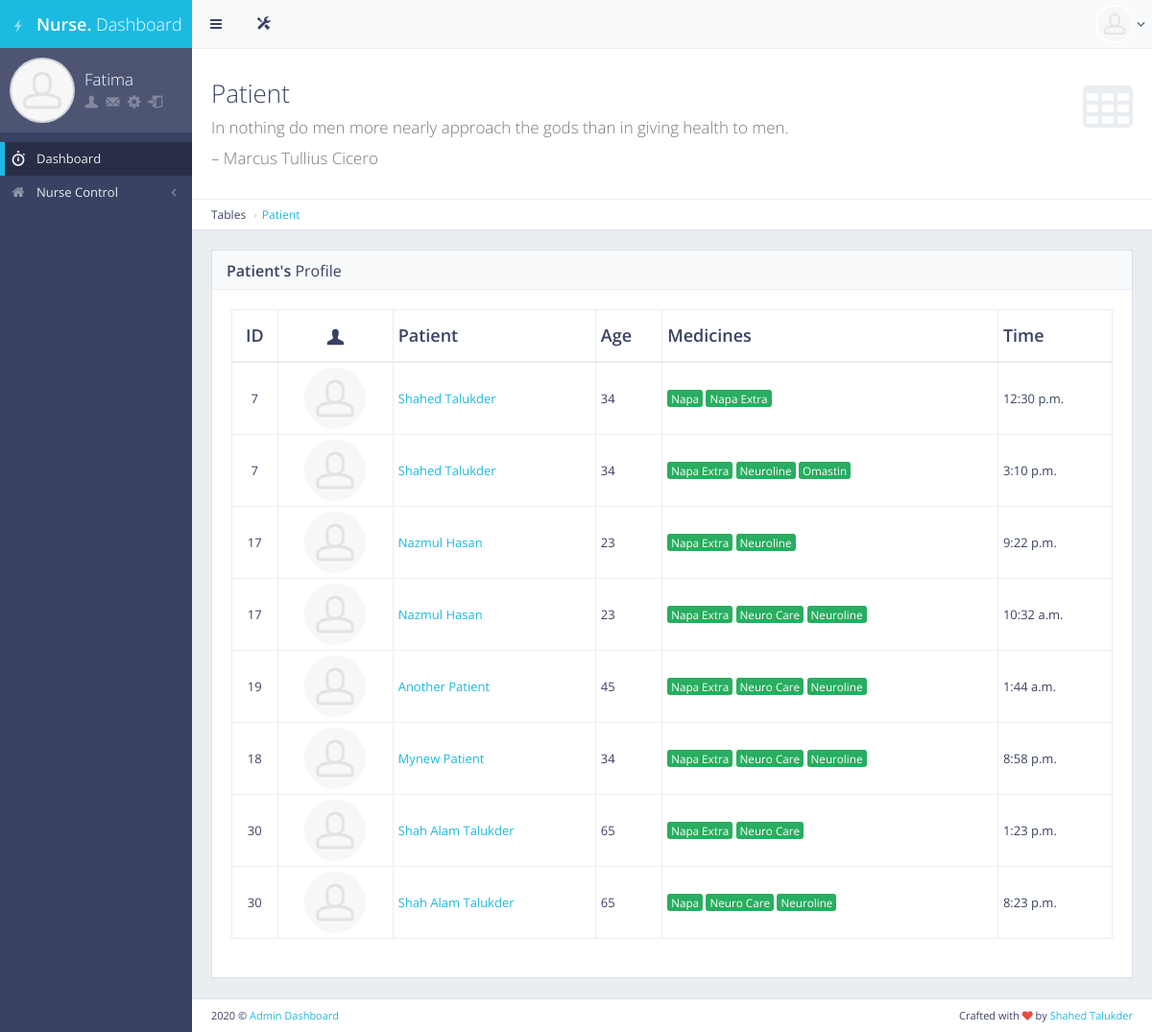
Page /patient_medicine_info/ (signed in) on the earlier database version.
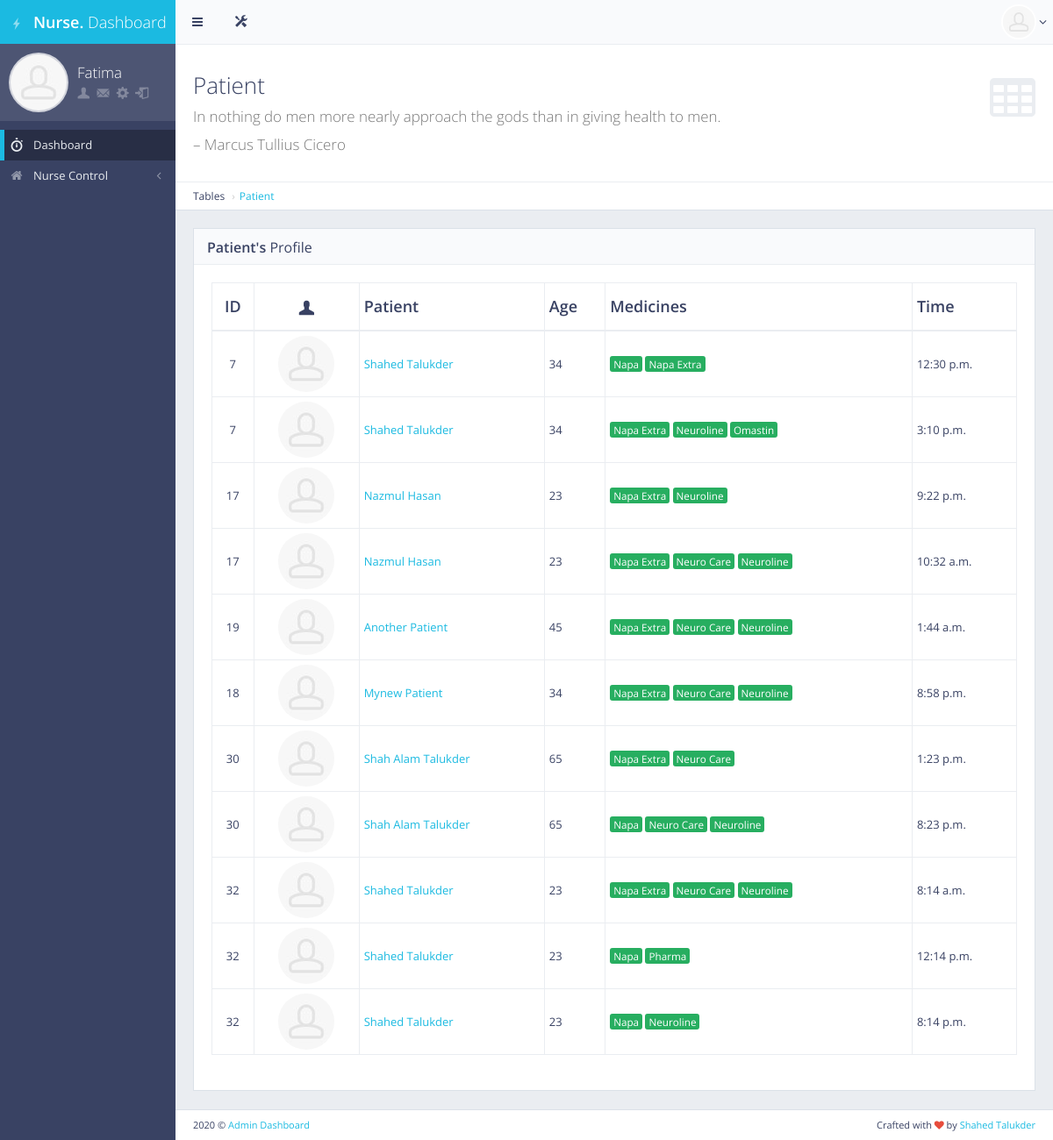
Same page on the later database version.
### main/models.py (models this page shows, shortened)
class assignMedicineNew(models.Model):
    id = models.AutoField(primary_key=True)
    patient = models.ForeignKey(Patient,on_delete=models.CASCADE,blank=True,null=True, related_name="patient_medicine")
    medicine = models.ManyToManyField(Medicine, related_name="assign_medicine")
    medicine_time = models.TimeField(default=datetime.time(12,00))
    notification = models.BooleanField(default=False)
    class Meta:
        db_table = "assigned_medicine"

class Patient(models.Model):
    user = models.OneToOneField(User,on_delete=models.CASCADE,primary_key=True,related_name='user')
    full_name = models.CharField(max_length=50, blank=True, null=True)
    address = models.CharField(max_length=500, blank=True, null=True)
    age = models.CharField(max_length=50, blank=True, null=True)
    phone_no = models.CharField(max_length=50, blank=True, null=True)
    released = models.BooleanField(default=False)
    class Meta:
        db_table = "patient_info"

class User(AbstractUser):
    is_patient = models.BooleanField(default=False)
    is_doctor = models.BooleanField(default=False)
    is_nurse = models.BooleanField(default=False)
    is_assistant = models.BooleanField(default=False)
    is_admin = models.BooleanField(default=False)
    is_registered = models.BooleanField(default=False)

class Medicine(models.Model):
    medicine_name = models.CharField(max_length=120,blank=True, null=True)
    company_name = models.ManyToManyField(MedicineCompany, related_name="company")
    class Meta:
        db_table = "medicine_info"

### frontend/views.py (the view)
# urls.py: path('patient_medicine_info/', views.patient_medicine_info, name="patient_medicine_info"),
def patient_medicine_info(request):
    if request.user.is_authenticated and request.user.is_nurse:
        medicine_assigned = assignMedicineNew.objects.all()
        context = {"title":"Patient Information","profiler":medicine_assigned}
        return render(request, 'front/get_patient_information.html',context)
    else:
        return redirect('/')

### frontend/templates/front/get_patient_information.html (shortened to what this page needs)
{%extends 'front/base.html'%}
{%load static%}
{%block main_content%}
<div id="page-content">
    <div class="content-header">
        <div class="header-section">
            <h1>
                <i class="fa fa-table"></i>Patient<br><small>In nothing do men more nearly approach the gods than in giving health to men.</small><br/><small>– Marcus Tullius Cicero</small>
            </h1>
        </div>
    </div>
    <ul class="breadcrumb breadcrumb-top">
        <li>Tables</li>
        <li><a href="">Patient</a></li>
    </ul>
    <div class="block full">
        <div class="block-title">
            <h2><strong>Patient's</strong> Profile</h2>
        </div>
        <div class="table-responsive">
            <table id="example-datatable" class="table table-vcenter table-condensed table-bordered">
                <thead>
                    <tr>
                        <th class="text-center">ID</th>
                        <th class="text-center"><i class="gi gi-user"></i></th>
                        <th>Patient</th>
                        <th>Age</th>
                        <th>Medicines</th>
                        <th>Time</th>
                    </tr>
                </thead>
                <tbody>
                    {%for i in profiler%}
                    <tr>
                        <td class="text-center">{{i.patient.user.id}}</td>
                        <td class="text-center"><img src="{%static 'front/'%}img/placeholders/avatars/avatar15.jpg" alt="avatar" class="img-circle"></td>
                        <td><a href="{% url 'patient_profile' id=i.patient.user.id %}">{{i.patient.full_name | title}}</a></td>
                        <td>{{i.patient.age}}</td>
                        <td>{%for j in i.medicine.all%}
                            <span class="text-center label label-success">{{j.medicine_name}}</span>
                            {%endfor%}
                        </td>
                        <td>{{i.medicine_time}}</td>
                    </tr>
                    {%endfor%}
                </tbody>
            </table>
        </div>
    </div>
</div>
{%endblock main_content%}

Differences in the rows shown:
added assignMedicineNew: patient.user.id "32", patient.full_name "Shahed Talukder", patient.age "23", medicine_time "8:14 a.m.", Medicine (medicine_name "Napa Extra"), Medicine (medicine_name "Neuro Care"), Medicine (medicine_name "Neuroline")
added assignMedicineNew: patient.user.id "32", patient.full_name "Shahed Talukder", patient.age "23", medicine_time "12:14 p.m.", Medicine (medicine_name "Napa")
now on this page (row unchanged): Medicine: medicine_name "Pharma", shown under "32"
added assignMedicineNew: patient.user.id "32", patient.full_name "Shahed Talukder", patient.age "23", medicine_time "8:14 p.m.", Medicine (medicine_name "Napa"), Medicine (medicine_name "Neuroline")
